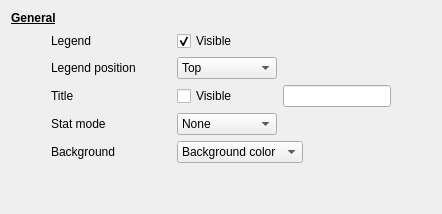
         <widget class="QWidget" name="generalPage">
          <layout class="QVBoxLayout" name="verticalLayout">
           <item>
            <widget class="QLabel" name="label_17">
             <property name="font">
              <font>
               <weight>75</weight>
               <bold>true</bold>
               <underline>true</underline>
              </font>
             </property>
             <property name="text">
              <string>General</string>
             </property>
            </widget>
           </item>
           <item>
            <layout class="QHBoxLayout" name="horizontalLayout_10">
             <item>
              <spacer name="horizontalSpacer_21">
               <property name="orientation">
                <enum>Qt::Horizontal</enum>
               </property>
               <property name="sizeType">
                <enum>QSizePolicy::Fixed</enum>
               </property>
               <property name="sizeHint" stdset="0">
                <size>
                 <width>40</width>
                 <height>20</height>
                </size>
               </property>
              </spacer>
             </item>
             <item>
              <widget class="QLabel" name="label_9">
               <property name="minimumSize">
                <size>
                 <width>120</width>
                 <height>0</height>
                </size>
               </property>
               <property name="text">
                <string>Legend</string>
               </property>
              </widget>
             </item>
             <item>
              <widget class="QCheckBox" name="legendVisibleCheckBox">
               <property name="minimumSize">
                <size>
                 <width>100</width>
                 <height>0</height>
                </size>
               </property>
               <property name="text">
                <string>Visible</string>
               </property>
               <property name="checked">
                <bool>true</bool>
               </property>
              </widget>
             </item>
             <item>
              <spacer name="horizontalSpacer_7">
               <property name="orientation">
                <enum>Qt::Horizontal</enum>
               </property>
               <property name="sizeHint" stdset="0">
                <size>
                 <width>40</width>
                 <height>20</height>
                </size>
               </property>
              </spacer>
             </item>
            </layout>
           </item>
           <item>
            <layout class="QHBoxLayout" name="horizontalLayout_2">
             <item>
              <spacer name="horizontalSpacer_22">
               <property name="orientation">
                <enum>Qt::Horizontal</enum>
               </property>
               <property name="sizeType">
                <enum>QSizePolicy::Fixed</enum>
               </property>
               <property name="sizeHint" stdset="0">
                <size>
                 <width>40</width>
                 <height>20</height>
                </size>
               </property>
              </spacer>
             </item>
             <item>
              <widget class="QLabel" name="label">
               <property name="minimumSize">
                <size>
                 <width>120</width>
                 <height>0</height>
                </size>
               </property>
               <property name="text">
                <string>Legend position</string>
               </property>
              </widget>
             </item>
             <item>
              <widget class="QComboBox" name="legendPositionComboBox">
               <property name="minimumSize">
                <size>
                 <width>100</width>
                 <height>0</height>
                </size>
               </property>
               <item>
                <property name="text">
                 <string>Top</string>
                </property>
               </item>
               <item>
                <property name="text">
                 <string>Right</string>
                </property>
               </item>
               <item>
                <property name="text">
                 <string>Bottom</string>
                </property>
               </item>
               <item>
                <property name="text">
                 <string>Left</string>
                </property>
               </item>
              </widget>
             </item>
             <item>
              <spacer name="horizontalSpacer_2">
               <property name="orientation">
                <enum>Qt::Horizontal</enum>
               </property>
               <property name="sizeHint" stdset="0">
                <size>
                 <width>40</width>
                 <height>20</height>
                </size>
               </property>
              </spacer>
             </item>
            </layout>
           </item>
           <item>
            <layout class="QHBoxLayout" name="horizontalLayout_24">
             <property name="topMargin">
              <number>0</number>
             </property>
             <item>
              <spacer name="horizontalSpacer_45">
               <property name="orientation">
                <enum>Qt::Horizontal</enum>
               </property>
               <property name="sizeType">
                <enum>QSizePolicy::Fixed</enum>
               </property>
               <property name="sizeHint" stdset="0">
                <size>
                 <width>40</width>
                 <height>20</height>
                </size>
               </property>
              </spacer>
             </item>
             <item>
              <widget class="QLabel" name="label_31">
               <property name="minimumSize">
                <size>
                 <width>120</width>
                 <height>0</height>
                </size>
               </property>
               <property name="text">
                <string>Title</string>
               </property>
              </widget>
             </item>
             <item>
              <widget class="QCheckBox" name="visibleTitleCheckBox">
               <property name="minimumSize">
                <size>
                 <width>100</width>
                 <height>0</height>
                </size>
               </property>
               <property name="text">
                <string>Visible</string>
               </property>
              </widget>
             </item>
             <item>
              <widget class="QLineEdit" name="titleLineEdit"/>
             </item>
             <item>
              <spacer name="horizontalSpacer_44">
               <property name="orientation">
                <enum>Qt::Horizontal</enum>
               </property>
               <property name="sizeHint" stdset="0">
                <size>
                 <width>40</width>
                 <height>20</height>
                </size>
               </property>
              </spacer>
             </item>
            </layout>
           </item>
           <item>
            <layout class="QHBoxLayout" name="horizontalLayout_7">
             <item>
              <spacer name="horizontalSpacer_34">
               <property name="orientation">
                <enum>Qt::Horizontal</enum>
               </property>
               <property name="sizeType">
                <enum>QSizePolicy::Fixed</enum>
               </property>
               <property name="sizeHint" stdset="0">
                <size>
                 <width>40</width>
                 <height>20</height>
                </size>
               </property>
              </spacer>
             </item>
             <item>
              <widget class="QLabel" name="label_7">
               <property name="minimumSize">
                <size>
                 <width>120</width>
                 <height>0</height>
                </size>
               </property>
               <property name="text">
                <string>Stat mode</string>
               </property>
              </widget>
             </item>
             <item>
              <widget class="QComboBox" name="statComboBox">
               <property name="minimumSize">
                <size>
                 <width>100</width>
                 <height>0</height>
                </size>
               </property>
               <item>
                <property name="text">
                 <string>None</string>
                </property>
               </item>
               <item>
                <property name="text">
                 <string>Min</string>
                </property>
               </item>
               <item>
                <property name="text">
                 <string>Max</string>
                </property>
               </item>
               <item>
                <property name="text">
                 <string>Min/Max</string>
                </property>
               </item>
              </widget>
             </item>
             <item>
              <spacer name="horizontalSpacer_35">
               <property name="orientation">
                <enum>Qt::Horizontal</enum>
               </property>
               <property name="sizeHint" stdset="0">
                <size>
                 <width>40</width>
                 <height>20</height>
                </size>
               </property>
              </spacer>
             </item>
            </layout>
           </item>
           <item>
            <layout class="QHBoxLayout" name="horizontalLayout_9">
             <item>
              <spacer name="horizontalSpacer_20">
               <property name="orientation">
                <enum>Qt::Horizontal</enum>
               </property>
               <property name="sizeType">
                <enum>QSizePolicy::Fixed</enum>
               </property>
               <property name="sizeHint" stdset="0">
                <size>
                 <width>40</width>
                 <height>20</height>
                </size>
               </property>
              </spacer>
             </item>
             <item>
              <widget class="QLabel" name="label_8">
               <property name="minimumSize">
                <size>
                 <width>120</width>
                 <height>0</height>
                </size>
               </property>
               <property name="text">
                <string>Background</string>
               </property>
              </widget>
             </item>
             <item>
              <widget class="QComboBox" name="backgroundComboBox">
               <item>
                <property name="text">
                 <string>Background color</string>
                </property>
               </item>
               <item>
                <property name="text">
                 <string>Transparent</string>
                </property>
               </item>
              </widget>
             </item>
             <item>
              <spacer name="horizontalSpacer_6">
               <property name="orientation">
                <enum>Qt::Horizontal</enum>
               </property>
               <property name="sizeHint" stdset="0">
                <size>
                 <width>40</width>
                 <height>20</height>
                </size>
               </property>
              </spacer>
             </item>
            </layout>
           </item>
           <item>
            <spacer name="verticalSpacer">
             <property name="orientation">
              <enum>Qt::Vertical</enum>
             </property>
             <property name="sizeHint" stdset="0">
              <size>
               <width>20</width>
               <height>40</height>
              </size>
             </property>
            </spacer>
           </item>
          </layout>
         </widget>
